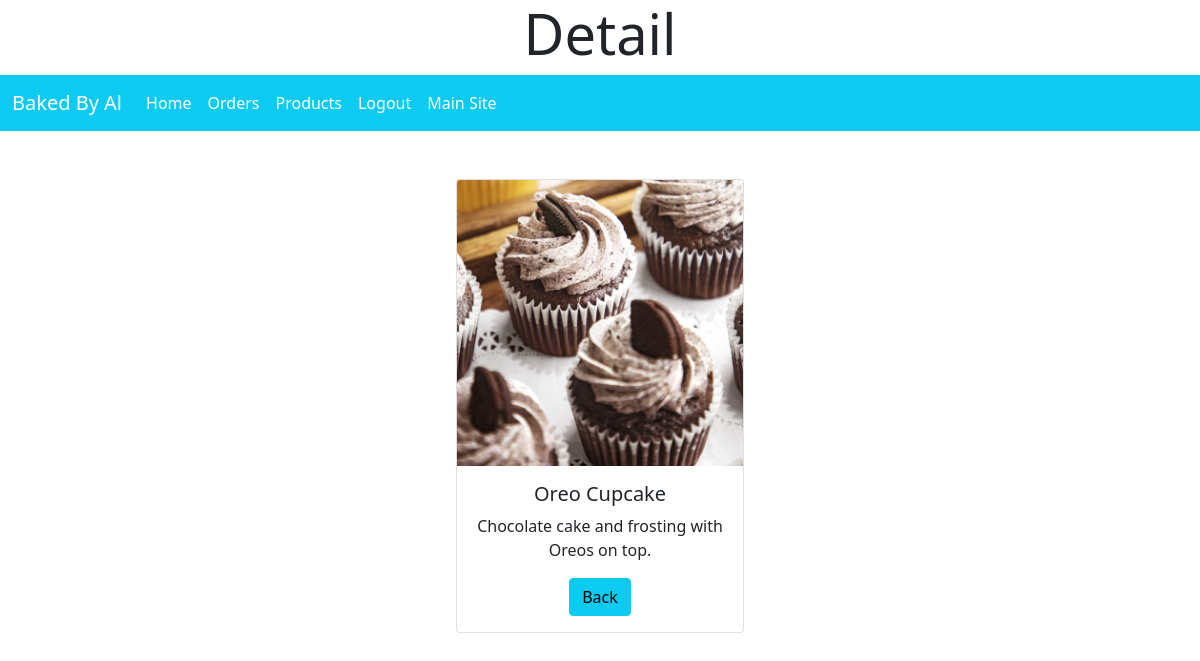
Screenshot of /administration/gallery_item_detail/1 (signed in) with the database file from the repository.
### BakedByAl/models.py (models this page shows, shortened)
class GalleryItem(models.Model):
    name = models.CharField(max_length=100)
    description = models.TextField()
    image = models.ImageField(upload_to='gallery-images/', default="no-image.png", blank=True)

### administration/views.py (the view)
# urls.py: path('gallery_item_detail/<int:gallery_item_id>', views.gallery_item_detail, name='gallery_item_detail'),
@login_required
def gallery_item_detail(request, gallery_item_id):
    item = GalleryItem.objects.get(pk=gallery_item_id)
    context = {
        'item': item
    }
    return render(request, 'administration/gallery-item-detail.html', context)

### administration/templates/administration/gallery-item-detail.html
{% extends 'administration/base.html' %}
{% block header %}
    <h1 class="display-4">Detail</h1>
{% endblock %}
{% block content %}
    <main class="d-flex justify-content-center mt-5 text-center">
        <div class="card" style="width: 18rem;">
            <img src="{{ item.image.url }}" class="card-img-top" alt="{{ item.name }}">
            <div class="card-body">
                <h5 class="card-title">{{ item.name }}</h5>
                <p class="card-text">{{ item.description }}</p>
                <a href="{% url 'administration:gallery_items' %}" class="btn btn-info">Back</a>
            </div>
        </div>
    </main>
{% endblock %}

### rows the page displays
GalleryItem: image (picture), name "Oreo Cupcake", description "Chocolate cake and frosting with Oreos on top."
